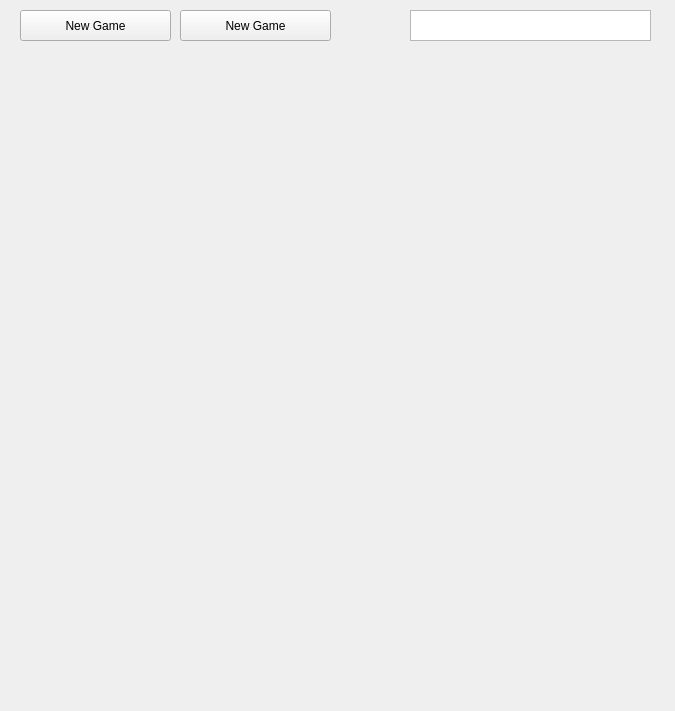
<?xml version="1.0" encoding="UTF-8"?>
<ui version="4.0">
 <class>MainWindow</class>
 <widget class="QMainWindow" name="MainWindow">
  <property name="geometry">
   <rect>
    <x>0</x>
    <y>0</y>
    <width>675</width>
    <height>711</height>
   </rect>
  </property>
  <property name="windowTitle">
   <string>MainWindow</string>
  </property>
  <widget class="QWidget" name="centralWidget">
   <widget class="QPushButton" name="left_button">
    <property name="geometry">
     <rect>
      <x>20</x>
      <y>10</y>
      <width>151</width>
      <height>31</height>
     </rect>
    </property>
    <property name="text">
     <string>New Game</string>
    </property>
   </widget>
   <widget class="QTextBrowser" name="info_label">
    <property name="geometry">
     <rect>
      <x>410</x>
      <y>10</y>
      <width>241</width>
      <height>31</height>
     </rect>
    </property>
   </widget>
   <widget class="QWidget" name="formLayoutWidget">
    <property name="geometry">
     <rect>
      <x>10</x>
      <y>50</y>
      <width>651</width>
      <height>651</height>
     </rect>
    </property>
    <layout class="QFormLayout" name="form_layout">
     <property name="fieldGrowthPolicy">
      <enum>QFormLayout::AllNonFixedFieldsGrow</enum>
     </property>
    </layout>
   </widget>
   <widget class="QPushButton" name="right_button">
    <property name="geometry">
     <rect>
      <x>180</x>
      <y>10</y>
      <width>151</width>
      <height>31</height>
     </rect>
    </property>
    <property name="text">
     <string>New Game</string>
    </property>
   </widget>
  </widget>
 </widget>
 <layoutdefault spacing="6" margin="11"/>
 <resources/>
 <connections/>
</ui>
